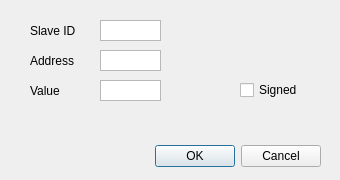
<?xml version="1.0" encoding="UTF-8"?>
<ui version="4.0">
 <class>WriteRegDialog</class>
 <widget class="QDialog" name="WriteRegDialog">
  <property name="geometry">
   <rect>
    <x>0</x>
    <y>0</y>
    <width>340</width>
    <height>180</height>
   </rect>
  </property>
  <property name="windowTitle">
   <string>Dialog</string>
  </property>
  <widget class="QDialogButtonBox" name="buttonBox">
   <property name="geometry">
    <rect>
     <x>90</x>
     <y>140</y>
     <width>231</width>
     <height>32</height>
    </rect>
   </property>
   <property name="orientation">
    <enum>Qt::Horizontal</enum>
   </property>
   <property name="standardButtons">
    <set>QDialogButtonBox::Cancel|QDialogButtonBox::Ok</set>
   </property>
  </widget>
  <widget class="QTextEdit" name="SlaveID">
   <property name="geometry">
    <rect>
     <x>100</x>
     <y>20</y>
     <width>61</width>
     <height>21</height>
    </rect>
   </property>
   <property name="sizePolicy">
    <sizepolicy hsizetype="Expanding" vsizetype="Expanding">
     <horstretch>0</horstretch>
     <verstretch>0</verstretch>
    </sizepolicy>
   </property>
   <property name="verticalScrollBarPolicy">
    <enum>Qt::ScrollBarAlwaysOff</enum>
   </property>
  </widget>
  <widget class="QTextEdit" name="Value">
   <property name="geometry">
    <rect>
     <x>100</x>
     <y>80</y>
     <width>61</width>
     <height>21</height>
    </rect>
   </property>
   <property name="verticalScrollBarPolicy">
    <enum>Qt::ScrollBarAlwaysOff</enum>
   </property>
  </widget>
  <widget class="QLabel" name="label">
   <property name="geometry">
    <rect>
     <x>30</x>
     <y>20</y>
     <width>61</width>
     <height>21</height>
    </rect>
   </property>
   <property name="text">
    <string>Slave ID</string>
   </property>
   <property name="alignment">
    <set>Qt::AlignLeading|Qt::AlignLeft|Qt::AlignVCenter</set>
   </property>
   <property name="wordWrap">
    <bool>true</bool>
   </property>
  </widget>
  <widget class="QTextEdit" name="Address">
   <property name="geometry">
    <rect>
     <x>100</x>
     <y>50</y>
     <width>61</width>
     <height>21</height>
    </rect>
   </property>
   <property name="verticalScrollBarPolicy">
    <enum>Qt::ScrollBarAlwaysOff</enum>
   </property>
  </widget>
  <widget class="QLabel" name="label_6">
   <property name="geometry">
    <rect>
     <x>30</x>
     <y>80</y>
     <width>61</width>
     <height>21</height>
    </rect>
   </property>
   <property name="text">
    <string>Value</string>
   </property>
   <property name="alignment">
    <set>Qt::AlignLeading|Qt::AlignLeft|Qt::AlignVCenter</set>
   </property>
   <property name="wordWrap">
    <bool>true</bool>
   </property>
  </widget>
  <widget class="QLabel" name="label_5">
   <property name="geometry">
    <rect>
     <x>30</x>
     <y>50</y>
     <width>61</width>
     <height>21</height>
    </rect>
   </property>
   <property name="text">
    <string>Address</string>
   </property>
   <property name="alignment">
    <set>Qt::AlignLeading|Qt::AlignLeft|Qt::AlignVCenter</set>
   </property>
   <property name="wordWrap">
    <bool>true</bool>
   </property>
  </widget>
  <widget class="QCheckBox" name="checkBoxSigned">
   <property name="geometry">
    <rect>
     <x>240</x>
     <y>80</y>
     <width>81</width>
     <height>20</height>
    </rect>
   </property>
   <property name="text">
    <string>Signed</string>
   </property>
  </widget>
 </widget>
 <resources/>
 <connections>
  <connection>
   <sender>buttonBox</sender>
   <signal>accepted()</signal>
   <receiver>WriteRegDialog</receiver>
   <slot>accept()</slot>
   <hints>
    <hint type="sourcelabel">
     <x>248</x>
     <y>254</y>
    </hint>
    <hint type="destinationlabel">
     <x>157</x>
     <y>274</y>
    </hint>
   </hints>
  </connection>
  <connection>
   <sender>buttonBox</sender>
   <signal>rejected()</signal>
   <receiver>WriteRegDialog</receiver>
   <slot>reject()</slot>
   <hints>
    <hint type="sourcelabel">
     <x>316</x>
     <y>260</y>
    </hint>
    <hint type="destinationlabel">
     <x>286</x>
     <y>274</y>
    </hint>
   </hints>
  </connection>
 </connections>
</ui>
